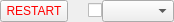
<?xml version="1.0" encoding="UTF-8"?>
<ui version="4.0">
 <class>SerialConnection</class>
 <widget class="QWidget" name="SerialConnection">
  <property name="geometry">
   <rect>
    <x>0</x>
    <y>0</y>
    <width>157</width>
    <height>22</height>
   </rect>
  </property>
  <property name="windowTitle">
   <string>Form</string>
  </property>
  <layout class="QHBoxLayout" name="horizontalLayout">
   <property name="spacing">
    <number>0</number>
   </property>
   <property name="leftMargin">
    <number>0</number>
   </property>
   <property name="topMargin">
    <number>0</number>
   </property>
   <property name="rightMargin">
    <number>0</number>
   </property>
   <property name="bottomMargin">
    <number>0</number>
   </property>
   <item>
    <widget class="QPushButton" name="pushButton">
     <property name="styleSheet">
      <string notr="true">margin-right:20px;
padding:3px 5px;
color: red;</string>
     </property>
     <property name="text">
      <string>RESTART</string>
     </property>
    </widget>
   </item>
   <item>
    <widget class="QCheckBox" name="checkBox">
     <property name="text">
      <string/>
     </property>
    </widget>
   </item>
   <item>
    <widget class="QComboBox" name="comboBox"/>
   </item>
  </layout>
 </widget>
 <resources/>
 <connections/>
</ui>
